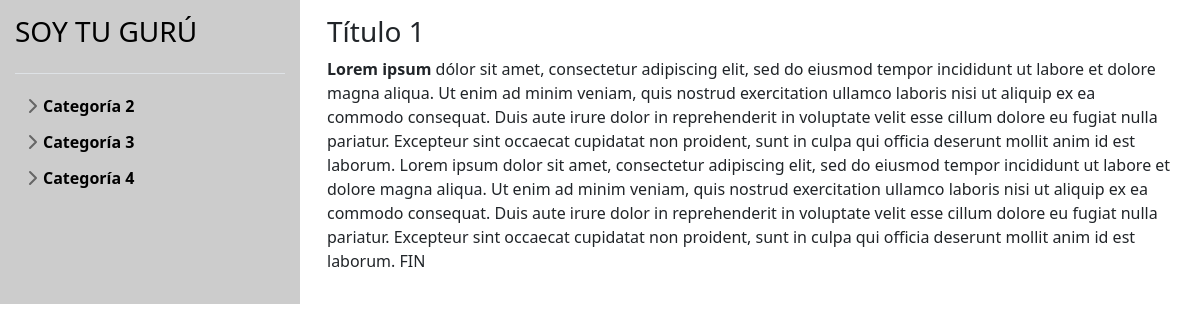
The page / on the database its author committed.
### tables this page shows
CREATE TABLE categories (id INTEGER PRIMARY KEY, title VARCHAR);

CREATE TABLE posts (id INTEGER PRIMARY KEY, id_category INTEGER, title VARCHAR, body VARCHAR, slug VARCHAR UNIQUE);

### index.php (the view, shortened to what this page needs)
<?php
include("header.php");
include("db.php");
$slug = $_SERVER['REQUEST_URI'];
$slug = str_replace("<","",$slug);
$slug = str_replace(">","",$slug);
$slug = str_replace("script","",$slug);
$slug = str_replace("DELETE","",$slug);
$slug = str_replace("INSERT","",$slug);
$slug = str_replace("UPDATE","",$slug);
$slug = str_replace("?","",$slug);
$slug = str_replace("&","",$slug);
$slug = str_replace("shell","",$slug);
$slug = str_replace("wget","",$slug);
$slug = str_replace("cgi","",$slug);
$slug = strip_tags($slug);
$slug = filter_var ($slug, FILTER_SANITIZE_STRING);
$postLastSlash = strrpos($slug, '/', 0);
$slug = substr($slug,$postLastSlash + 1);
?>
<div class="container" style="max-width:100%;">
    <div class="row">
        <div class="col-md-3" style="padding: 15px; background:#ccc; ">
            <a href="index.php"
                class="d-flex align-items-center pb-3 mb-3 link-body-emphasis text-decoration-none border-bottom">
                <span>
                    <h3>SOY TU GURÚ</h3>
                </span>
            </a>
            <ul class="list-unstyled ps-0">
                <?php
                $res = $db->query("SELECT * FROM categories WHERE id > 1 ORDER BY title");
                $i = 0;
                while ($row = $res->fetchArray()) {
                    ?>
                    <li class="mb-1">
                        <button class="btn btn-toggle d-inline-flex align-items-center rounded border-0"
                            data-bs-toggle="collapse" data-bs-target="#home-collapse-<?php echo $i; ?>"
                            aria-expanded="false">
                            <?php
                            echo $row['title'];
                            ?>
                        </button>
                    </li>
                    <?php
                    $i++;
                }
                ?>
            </ul>
        </div>
        <div class="col-md-9" style="">
            <?php
            if ($slug == "" || $slug == "index.php" ) {
                $resViewPost = $db->query("SELECT * FROM posts WHERE id = 1");
                while ($rowPost = $resViewPost->fetchArray()) {
                    echo "<div style='padding:15px'>";
                    echo "<h3>" . $rowPost['title'] . "</h3>";
                    echo "<p>" . $rowPost['body'] . "</p>";
                    echo "</div>";
                }
            }
            ?>
        </div>
    </div>
</div>
<?php
include("footer.php");
?>
</body>

### header.php (shortened to what this page needs)
<!DOCTYPE html>
<html lang="es">
<head>
<link href="https://cdn.jsdelivr.net/npm/bootstrap@5.3.2/dist/css/bootstrap.min.css" rel="stylesheet"
integrity="sha384-T3c6CoIi6uLrA9TneNEoa7RxnatzjcDSCmG1MXxSR1GAsXEV/Dwwykc2MPK8M2HN">
<link href="style.css" rel="stylesheet">
</head>
<body>

### footer.php (shortened to what this page needs)
</body>
</html>

### style.css (style rules this page uses)
body { min-height: 100vh; min-height: -webkit-fill-available; }
html { height: -webkit-fill-available; }
.btn-toggle { padding: .25rem .5rem; font-weight: 600; color: var(--bs-emphasis-color); background-color: transparent; }
.btn-toggle::before { width: 1.25em; line-height: 0; transition: transform .35s ease; transform-origin: .5em 50%; }

### rows shown on the page
categories: title "Categoría 2"
categories: title "Categoría 3"
categories: title "Categoría 4"
posts: title "Título 1", body "Lorem ipsum dólor sit amet, consectetur adipiscing elit, sed do eiusmod tempor incididunt ut labore et dolore magna aliqua. Ut enim ad minim veniam, quis nostrud exercitation ullamco laboris nisi ut aliquip ex ea commodo consequat. Duis aute irure dolor in reprehenderit in voluptate velit esse cillum dolore eu fugiat nulla pariatur. Excepteur sint occaecat cupidatat non proident, sunt in culpa qui officia deserunt mollit anim id est laborum. Lorem ipsum dolor sit amet, consectetur adipiscing elit, sed do eiusmod tempor incididunt ut labore et dolore magna aliqua. Ut enim ad minim veniam, quis nostrud exercitation ullamco laboris nisi ut aliquip ex ea commodo consequat. Duis aute irure dolor…"
